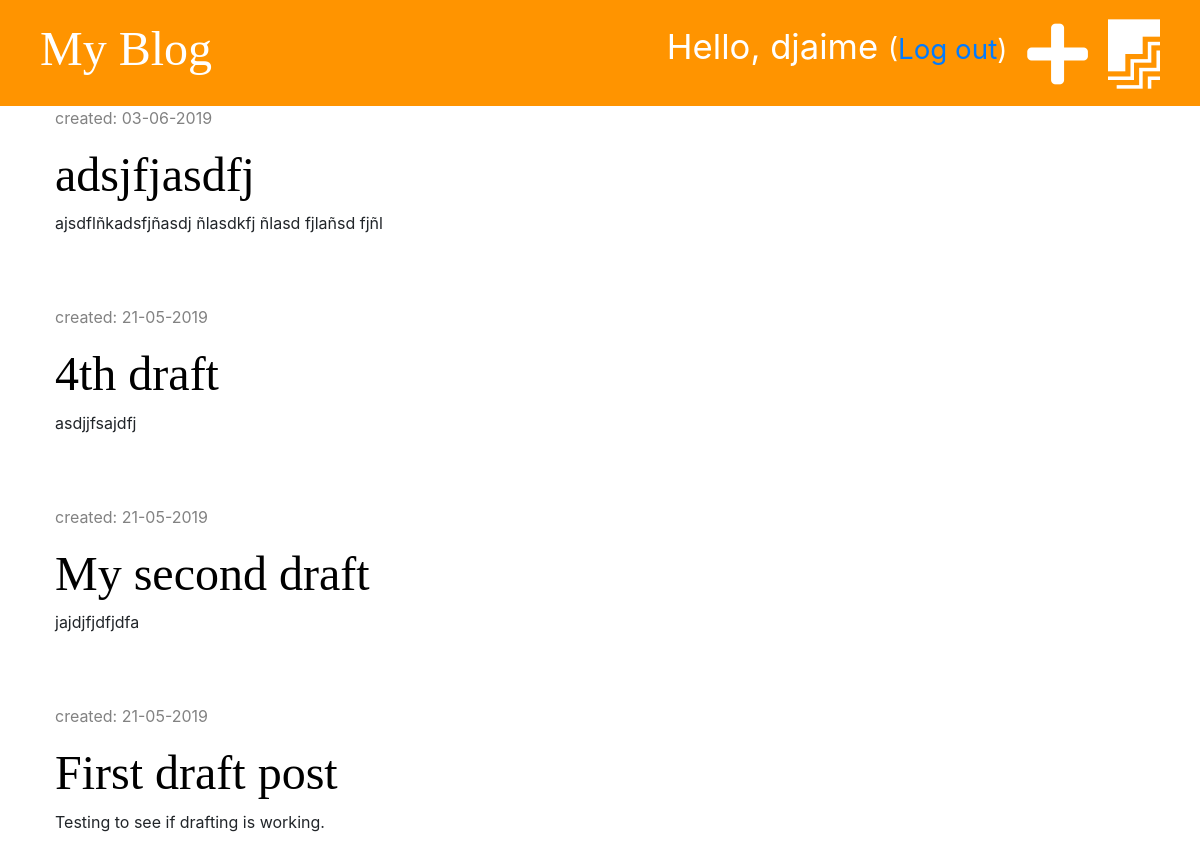
Page /drafts/ (signed in) on the committed database.
### blog/models.py (models this page shows, shortened)
class Post(models.Model):
    author = models.ForeignKey('auth.User', on_delete=models.CASCADE)
    title = models.CharField(max_length=200)
    text = models.TextField()
    created_date = models.DateTimeField(default=timezone.now)
    published_date = models.DateTimeField(blank=True, null=True)

### blog/views.py (the view)
# urls.py: path('drafts/', views.post_draft_list, name='post_draft_list'),
@login_required
def post_draft_list(request):
    posts = Post.objects.filter(published_date__isnull=True).order_by('-created_date')
    stuff_for_frontend = {'posts': posts}
    return render(request, 'blog/post_draft_list.html', stuff_for_frontend)

### blog/templates/blog/post_draft_list.html (shortened to what this page needs)
{% extends 'blog/base.html' %}
{% block content %}
    {% for post in posts %}
        <div class="post">
            <p class="date">created: {{ post.created_date|date:'d-m-Y'}}</p>
            <h1><a href="{% url 'post_detail' pk=post.pk %}">{{ post.title }}</a></h1>
            <p>{{ post.text|truncatechars:50 }}</p>
        </div>
    {% endfor %}
{% endblock %}

### blog/templates/blog/base.html (shortened to what this page needs)
{% load staticfiles %}
<!DOCTYPE html>
<html lang="en">
<head>
    <link rel="stylesheet" href="https://stackpath.bootstrapcdn.com/bootstrap/4.3.1/css/bootstrap.min.css">
    <link rel="stylesheet" href="{% static 'css/blog.css' %}">
    <link rel="stylesheet" href="https://use.fontawesome.com/releases/v5.8.2/css/all.css">
    <link rel="stylesheet" href="{% static 'css/zenburn.css' %}">
</head>
<body>
<div class="page-header">
    {% if user.is_authenticated %}
        <a href="{% url "post_draft_list" %}" class="top-menu"><i class="fab fa-firstdraft fa-2x"></i></a>
        <a href="{% url "post_new" %}" class="top-menu"><i class="fas fa-plus fa-2x"></i></a>
        <p class="top-menu">Hello, {{ user.username }} <small>(<a href="{% url 'logout' %}">Log out</a>)</small></p>
    {% else %}
        <a href="{% url "login" %}" class="top-menu"><i class="fas fa-sign-in-alt fa-2x"></i></a>
    {% endif %}
    <h1><a href="{% url "post_list" %}">My Blog</a></h1>
</div>
<div class="content container">
    <div class="row">
        <div class="col-md-8">
            {% block content %}
            {% endblock %}
        </div>
    </div>
</div>
</body>
</html>

### blog/static/css/blog.css (style rules this page uses)
.page-header { background-color: #ff9400; margin-top: 0; padding: 20px 20px 20px 40px; }
.page-header h1, .page-header h1 a { color: #ffffff; font-size: 36pt; text-decoration: none; }
.content { margin-left: 40px; }
h1, h2, h3, h4 { font-family: 'Tangerine', 'Inconsolata', 'Droid Sans', serif; font-size: 48px; }
.date { color: #828282; }
.post { margin-bottom: 70px; }
.post h1 a { color: #000000; }
.top-menu, .top-menu:hover { color: #ffffff; float: right; font-size: 26pt; margin-right: 20px; }

### rows in the picture
Post: created_date "03-06-2019", title "adsjfjasdfj", text "ajsdflñkadsfjñasdj ñlasdkfj ñlasd fjlañsd fjñl"
Post: created_date "21-05-2019", title "4th draft", text "asdjjfsajdfj"
Post: created_date "21-05-2019", title "My second draft", text "jajdjfjdfjdfa"
Post: created_date "21-05-2019", title "First draft post", text "Testing to see if drafting is working."

### other values in the picture
{{ user.username }} "djaime"
